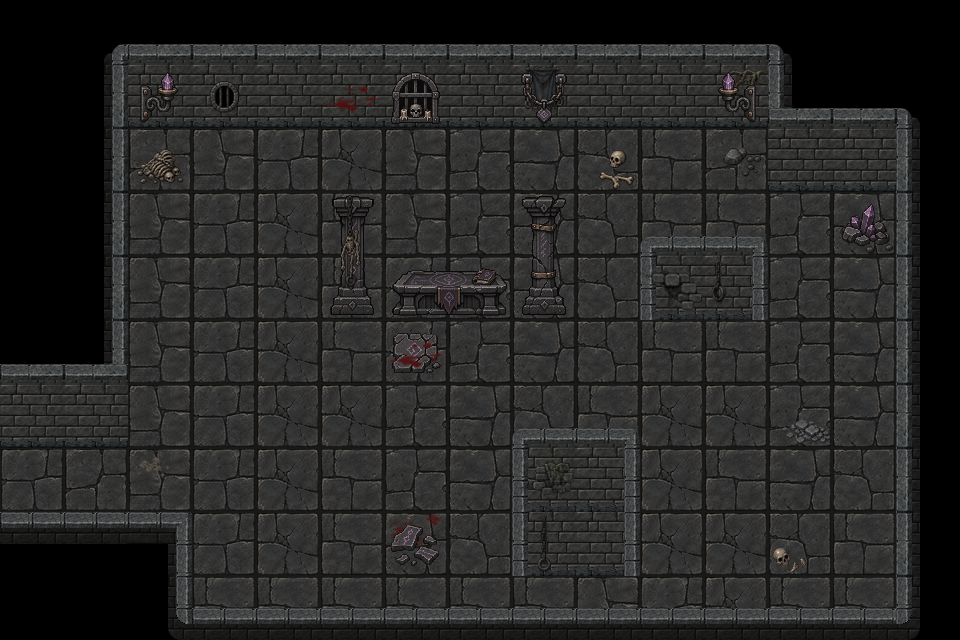

This is a level from a 2D game, rendered from its Tiled map with the project's own tilesets. A one-line summary and the complete map file follow:
An orthogonal 15x10 tile map with 64x64 px tiles, 8 tile layers (Ground, GroundDetails_02, GroundDetails_01, WallsFront_01, ...), 5 tilesets and 15 objects (altar_01, altar_02, ritual_start, exit_west).

<map version="1.10" tiledversion="1.12.2" orientation="orthogonal" renderorder="right-down" width="15" height="10" tilewidth="64" tileheight="64" infinite="0" nextlayerid="13" nextobjectid="17">
 <properties>
  <property name="enemy_spawn_mode" type="bool" value="false" />
 </properties>
 <tileset firstgid="1" source="../../act3_floor_64.tsx" />
 <tileset firstgid="9" source="../../my_tiles_textured.tsx" />
 <tileset firstgid="182" source="../../runes/rune_trial_tileset.tsx" />
 <tileset firstgid="190" source="../../runes/rune_trial_decorations.tsx" />
 <tileset firstgid="206" source="../../items.tsx" />
 <layer id="2" name="Ground" width="15" height="10">
  <data encoding="csv">
0,0,0,0,0,0,0,0,0,0,0,0,0,0,0,
0,0,5,6,7,8,5,1,2,3,4,1,0,0,0,
0,0,5,6,7,8,6,1,2,3,4,5,1,2,0,
0,0,6,7,8,4,6,1,2,3,4,4,1,2,0,
0,0,6,7,8,4,7,1,2,3,4,4,1,2,0,
0,0,6,7,8,4,7,1,2,3,4,4,1,2,0,
7,5,6,7,8,8,1,2,3,4,8,8,1,2,0,
7,5,6,7,8,4,1,2,3,4,8,4,2,3,0,
0,0,0,7,8,4,2,3,4,8,8,8,3,4,0,
0,0,0,4,4,4,4,4,4,6,7,8,4,4,0
</data>
 </layer>
 <layer id="7" name="GroundDetails_02" width="15" height="10">
  <data encoding="csv">
0,0,0,0,0,0,0,0,0,0,0,0,0,0,0,
0,0,0,0,0,0,0,0,0,0,0,0,0,0,0,
0,0,260,0,0,0,0,0,0,243,0,245,0,0,0,
0,0,0,0,0,0,0,0,0,0,0,0,0,233,0,
0,0,0,0,0,0,0,0,0,0,0,0,0,0,0,
0,0,0,0,0,0,199,0,0,0,0,0,0,0,0,
0,0,0,0,0,0,0,0,0,0,0,0,297,0,0,
0,0,305,0,0,0,0,0,0,0,0,0,0,0,0,
0,0,0,0,0,0,231,0,0,0,0,0,301,0,0,
0,0,0,0,0,0,0,0,0,0,0,0,0,0,0
</data>
 </layer>
 <layer id="5" name="GroundDetails_01" width="15" height="10">
  <data encoding="csv">
0,0,0,0,0,0,0,0,0,0,0,0,0,0,0,
0,0,0,0,0,0,0,0,0,0,0,0,0,0,0,
0,0,0,0,0,0,0,0,0,0,0,0,0,0,0,
0,0,0,0,0,0,0,0,0,0,0,0,0,200,0,
0,0,0,0,0,0,0,0,0,0,0,0,0,0,0,
0,0,0,0,0,0,232,0,0,0,0,0,0,0,0,
0,0,0,0,0,0,0,0,0,0,0,0,0,0,0,
0,0,0,0,0,0,0,0,0,0,0,0,0,0,0,
0,0,0,0,0,0,201,0,0,0,0,0,0,0,0,
0,0,0,0,0,0,0,0,0,0,0,0,0,0,0
</data>
 </layer>
 <layer id="3" name="WallsFront_01" width="15" height="10">
  <data encoding="csv">
0,0,0,0,0,0,0,0,0,0,0,0,0,0,0,
0,0,0,0,0,0,0,0,0,0,0,0,0,0,0,
0,0,0,0,0,0,0,0,0,0,0,0,0,0,0,
0,0,0,0,0,184,0,0,185,0,66,64,0,0,0,
0,0,0,0,0,0,0,0,0,0,0,0,0,0,0,
0,0,0,0,0,0,0,0,0,0,0,0,0,0,0,
0,0,0,0,0,0,0,0,66,64,0,0,0,0,0,
0,0,0,0,0,0,0,0,0,0,0,0,0,0,0,
0,0,0,0,0,0,0,0,0,0,0,0,0,0,0,
0,0,57,39,39,39,39,39,39,39,39,39,39,39,55
</data>
 </layer>
 <layer id="4" name="WallsBack_02" width="15" height="10">
  <data encoding="csv">
0,9,10,10,10,10,10,10,10,10,10,10,11,0,0,
0,18,19,19,19,19,19,19,19,19,19,19,20,0,0,
0,18,0,0,0,0,0,0,0,0,0,0,0,0,0,
0,18,0,0,0,0,0,0,0,0,0,0,0,0,0,
0,18,0,0,0,0,0,0,0,0,0,0,0,0,0,
0,18,0,0,0,0,0,0,0,0,0,0,0,0,0,
0,0,0,0,0,0,0,0,0,0,0,0,0,0,0,
0,0,0,0,0,0,0,0,0,0,0,0,0,0,0,
0,0,41,0,0,0,0,0,0,0,0,0,0,0,0,
0,0,0,0,0,0,0,0,0,0,0,0,0,0,0
</data>
 </layer>
 <layer id="1" name="WallsBack_01" width="15" height="10">
  <data encoding="csv">
0,0,0,0,0,0,0,0,0,0,0,0,0,0,0,
0,0,0,0,0,0,0,0,0,0,0,0,10,10,11,
0,0,0,0,0,0,0,0,0,0,0,0,19,19,20,
0,0,0,0,0,0,0,0,0,0,0,0,0,0,20,
0,0,0,0,0,188,182,183,189,0,91,93,0,0,20,
10,10,0,0,0,0,0,0,0,0,0,0,0,0,20,
19,19,0,0,0,0,0,0,0,0,0,0,0,0,20,
0,0,0,0,0,0,0,0,91,93,0,0,0,0,20,
95,95,0,0,0,0,0,0,91,93,0,0,0,0,20,
0,0,0,0,0,0,0,0,0,0,0,0,0,0,0
</data>
 </layer>
 <layer id="8" name="DecorBack_02" width="15" height="10">
  <data encoding="csv">
0,0,0,0,0,0,0,0,0,0,0,0,0,0,0,
0,0,0,219,0,232,0,0,285,0,0,272,0,0,0,
0,0,0,0,0,0,0,0,0,0,0,0,0,0,0,
0,0,0,0,0,214,0,0,0,0,0,0,0,0,0,
0,0,0,0,0,226,0,0,0,0,318,294,0,0,0,
0,0,0,0,0,0,0,0,0,0,0,0,0,0,0,
0,0,0,0,0,0,0,0,0,0,0,0,0,0,0,
0,0,0,0,0,0,0,0,289,0,0,0,0,0,0,
0,0,0,0,0,0,0,0,292,0,0,0,0,0,0,
0,0,0,0,0,0,0,0,0,0,0,0,0,0,0
</data>
 </layer>
 <layer id="6" name="DecorBack_01" width="15" height="10">
  <data encoding="csv">
0,0,0,0,0,0,0,0,0,0,0,0,0,0,0,
0,0,194,0,0,0,197,0,192,0,0,2147483842,0,0,0,
0,0,0,0,0,0,0,0,0,0,0,0,0,0,0,
0,0,0,0,0,0,0,0,0,0,0,0,0,0,0,
0,0,0,0,0,0,0,0,0,0,0,0,0,0,0,
0,0,0,0,0,0,0,0,0,0,0,0,0,0,0,
0,0,0,0,0,0,0,0,0,0,0,0,0,0,0,
0,0,0,0,0,0,0,0,0,0,0,0,0,0,0,
0,0,0,0,0,0,0,0,0,0,0,0,0,0,0,
0,0,0,0,0,0,0,0,0,0,0,0,0,0,0
</data>
 </layer>
 <objectgroup id="9" name="Blocked">
  <object id="2" x="35" y="76" width="910" height="34" />
  <object id="3" x="787" y="138" width="150" height="35" />
  <object id="4" x="914" y="209" width="20" height="416" />
  <object id="5" x="16" y="657" width="924" height="35" />
  <object id="6" x="20" y="538" width="144" height="69" />
  <object id="7" x="28" y="144" width="71" height="277" />
  <object id="8" x="543" y="478" width="62" height="86" />
  <object id="9" x="667" y="270" width="81" height="33" />
  <object id="10" x="426.727" y="278.727" width="42.9091" height="21.2727" />
  <object id="11" x="339.5" y="277" width="26.5" height="27.5" />
  <object id="12" x="535.5" y="280.5" width="20.25" height="24" />
 </objectgroup>
 <objectgroup id="10" name="Barriers" />
 <objectgroup id="11" name="Entities">
  <object id="14" name="altar_01" x="414.667" y="294.667">
   <point />
  </object>
  <object id="15" name="altar_02" x="480" y="292.667">
   <point />
  </object>
  <object id="16" name="ritual_start" x="418" y="357.333">
   <point />
  </object>
 </objectgroup>
 <objectgroup id="12" name="Connectors">
  <object id="13" name="exit_west" x="31.3333" y="494">
   <point />
  </object>
 </objectgroup>
</map>
